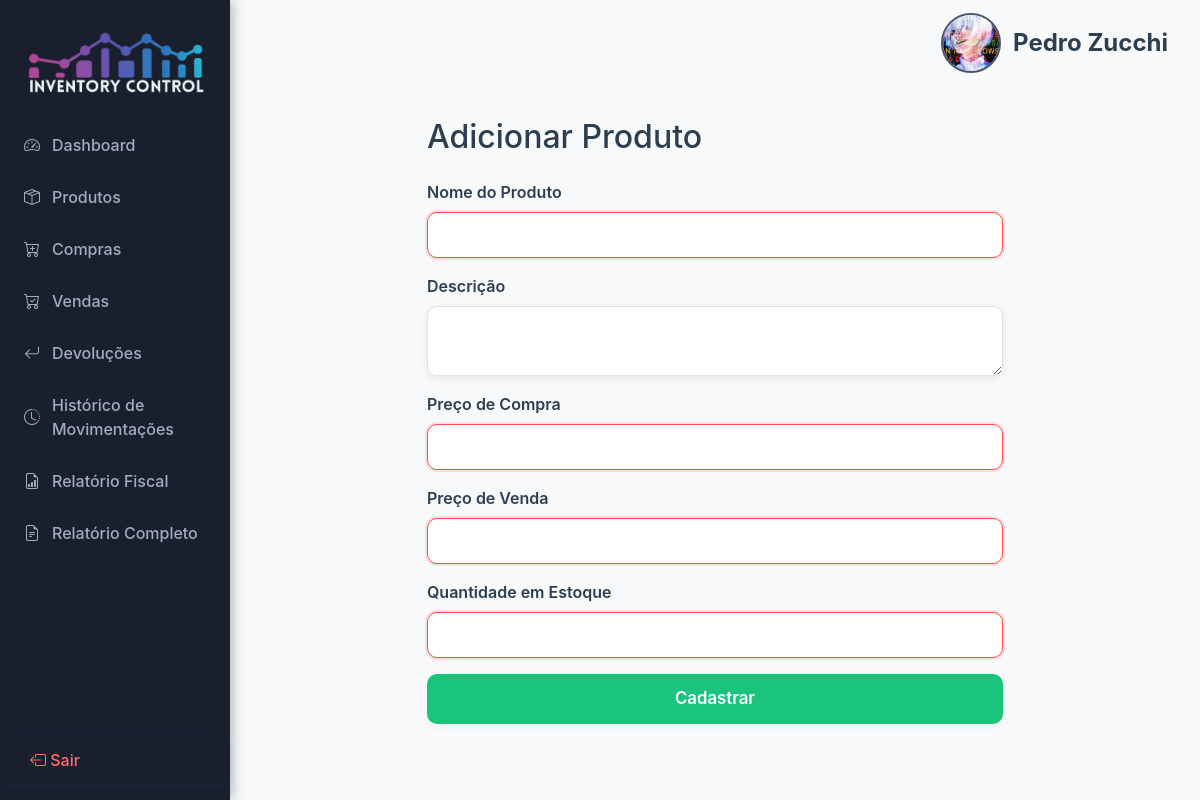
The app's page /adicionar (signed in) with its own data.
### models/usuario.py (models this page shows, shortened)
class Usuario(UserMixin, db.Model):
    __tablename__ = 'usuario'
    id = db.Column(db.Integer, primary_key=True)
    nome = db.Column(db.String(150), nullable=False)
    email = db.Column(db.String(150), unique=True, nullable=False)
    senha_hash = db.Column(db.String(128), nullable=False)
    role = db.Column(db.String(50), default='usuario')
    foto_perfil = db.Column(db.String(255), nullable=True, default=None)

### app.py (the view, shortened to what this page needs)
@app.route('/adicionar', methods=['GET', 'POST'])
@login_required
def adicionar_produto():
    form = CadastroProdutoForm()
    return render_template('add_product.html', form=form)

### forms_type/cadastro_produto_form.py
class CadastroProdutoForm(FlaskForm):
    nome = StringField('Nome do Produto', validators=[DataRequired()])
    descricao = TextAreaField('Descrição')
    preco_compra = DecimalField('Preço de Compra', validators=[DataRequired(), NumberRange(min=0)])
    preco_venda = DecimalField('Preço de Venda', validators=[DataRequired(), NumberRange(min=0)])
    quantidade_estoque = IntegerField('Quantidade em Estoque', validators=[DataRequired(), NumberRange(min=0)])
    submit = SubmitField('Cadastrar')

### app.py (called while the page is built)
@login_manager.user_loader
def load_user(user_id):
    return db.session.get(Usuario, int(user_id))

@app.context_processor
def inject_alertas_fiscais():
    alertas = []
    vendas = Movimentacao.query.filter_by(tipo='venda').order_by(Movimentacao.data.desc()).limit(20).all()
    for venda in vendas:
        produto = Produto.query.get(venda.produto_id)
        if venda.valor_unitario < produto.preco_compra:
            alertas.append(f"Venda do produto '{produto.nome}' abaixo do custo em {venda.data.strftime('%d/%m/%Y')}")
    return dict(alertas_fiscais=alertas)

### templates/add_product.html (shortened to what this page needs)
{% extends 'base.html' %}
{% block content %}
<div class="container mt-5" style="max-width: 600px;">
    <h2 class="mb-4">Adicionar Produto</h2>
    <form method="POST">
        <div class="mb-3">
            {{ form.nome.label(class="form-label") }}
            {{ form.nome(class="form-control") }}
        </div>
        <div class="mb-3">
            {{ form.descricao.label(class="form-label") }}
            {{ form.descricao(class="form-control") }}
        </div>
        <div class="mb-3">
            {{ form.preco_compra.label(class="form-label") }}
            {{ form.preco_compra(class="form-control") }}
        </div>
        <div class="mb-3">
            {{ form.preco_venda.label(class="form-label") }}
            {{ form.preco_venda(class="form-control") }}
        </div>
        <div class="mb-3">
            {{ form.quantidade_estoque.label(class="form-label") }}
            {{ form.quantidade_estoque(class="form-control") }}
        </div>
        <div class="mb-3">
            {{ form.submit(class="btn btn-success w-100") }}
        </div>
    </form>
</div>
{% endblock %}

### templates/base.html (shortened to what this page needs)
<!DOCTYPE html>
<html lang="pt-br">
<head>
    <link rel="stylesheet" href="https://cdn.jsdelivr.net/npm/bootstrap@5.3.2/dist/css/bootstrap.min.css">
    <link rel="stylesheet" href="https://cdn.jsdelivr.net/npm/bootstrap-icons@1.11.3/font/bootstrap-icons.css">
    <link rel="stylesheet" href="{{ url_for('static', filename='css/custom.css') }}">
</head>
<body>
    {% if current_user.is_authenticated %}
    <div class="sidebar">
        <div class="logo" style="text-align:center; padding-bottom: 0;">
            <img src="{{ url_for('static', filename='img/logoinventory.png') }}" alt="Logo" style="max-width: 180px; max-height: 120px; display: block; margin: 0 auto 8px auto;">
        </div>
        <nav style="position: relative;">
            <a href="{{ url_for('index') }}" class="{% if request.endpoint == 'index' %}active nav-current{% endif %}"><i class="bi bi-speedometer2"></i> Dashboard</a>
            <a href="{{ url_for('listar_produtos') }}" class="{% if request.endpoint == 'listar_produtos' %}active nav-current{% endif %}"><i class="bi bi-box-seam"></i> Produtos</a>
            <a href="{{ url_for('registrar_movimentacao', tipo='compra') }}" class=""><i class="bi bi-cart-plus"></i> Compras</a>
            <a href="{{ url_for('registrar_movimentacao', tipo='venda') }}" class=""><i class="bi bi-cart-check"></i> Vendas</a>
            <a href="{{ url_for('listar_devolucoes') }}" class="{% if request.endpoint == 'listar_devolucoes' %}active nav-current{% endif %}"><i class="bi bi-arrow-return-left"></i> Devoluções</a>
            <a href="{{ url_for('listar_movimentacoes') }}" class="{% if request.endpoint == 'listar_movimentacoes' %}active nav-current{% endif %}"><i class="bi bi-clock-history"></i> Histórico de Movimentações</a>
            <a href="{{ url_for('relatorio_fiscal') }}" class="{% if request.endpoint == 'relatorio_fiscal' %}active nav-current{% endif %}"><i class="bi bi-file-earmark-bar-graph"></i> Relatório Fiscal</a>
            <a href="{{ url_for('relatorio_geral_completo') }}" class="{% if request.endpoint == 'relatorio_geral_completo' %}active nav-current{% endif %}"><i class="bi bi-file-earmark-text"></i> Relatório Completo</a>
        </nav>
        <form action="{{ url_for('logout') }}" method="post" class="mt-auto">
            <button type="submit" class="logout"><i class="bi bi-box-arrow-left"></i> Sair</button>
        </form>
    </div>
    <div class="main" style="margin-left:230px; min-height:100vh;">
        <div class="topbar" style="position:relative;">
            <div style="position:absolute; right:32px; top:50%; transform:translateY(-50%);">
                <div class="user">
                    <a href="{{ url_for('editar_conta') }}" class="d-flex align-items-center text-decoration-none" style="gap: 12px; color: inherit;">
                        <img src="{{ url_for('static', filename=current_user.foto_perfil) if current_user.is_authenticated and current_user.foto_perfil else 'https://ui-avatars.com/api/?name=' + (current_user.nome if current_user.is_authenticated else 'Usuário') }}" class="avatar" alt="Avatar">
                        <div>
                            <div class="name">{{ current_user.nome if current_user.is_authenticated else 'Visitante' }}</div>
                        </div>
                    </a>
                </div>
            </div>
        </div>
        <div class="container-fluid mt-4">
        {% block content %}{% endblock %}
        </div>
    </div>
    {% endif %}
</body>
</html>

### static/css/custom.css (style rules this page uses)
body { background: #f8f9fa; font-family: 'Inter', 'Segoe UI', Arial, sans-serif; color: #2c3e50; margin: 0; }
.sidebar { position: fixed; left: 0; top: 0; width: 230px; height: 100vh; background: #1a1f2e; color: #fff; display: flex; flex-direction: column; z-index: 100; box-shadow: 2px 0 12px 0 rgba(0,0,0,0.3); }
.sidebar .logo { font-size: 1.4rem; font-weight: bold; padding: 32px 24px 16px 24px; letter-spacing: 1px; color: #fff; }
.sidebar nav { flex: 1; display: flex; flex-direction: column; gap: 4px; margin-top: 16px; }
.sidebar nav a { color: #a0aec0; text-decoration: none; padding: 12px 24px; border-radius: 8px; display: flex; align-items: center; gap: 12px; font-size: 1rem; transition: background 0.2s, color 0.2s; font-weight: 500; }
.sidebar .logout { margin: 24px 0 16px 0; padding: 12px 24px; color: #ff6b6b; background: none; border: none; text-align: left; width: 100%; font-size: 1rem; cursor: pointer; font-weight: 500; }
.topbar { margin-left: 230px; height: 70px; background: transparent !important; display: flex; align-items: center; padding: 0 32px; box-shadow: none !important; position: sticky; top: 0; z-index: 10; border-bottom: none !important; }
.topbar .user { display: flex; align-items: center; gap: 12px; background: transparent !important; padding: 0 !important; border: none !important; margin-top: 16px; }
.topbar .user .avatar { width: 60px; height: 60px; border-radius: 50%; object-fit: cover; border: 2px solid #4a5568; }
.topbar .user .name { font-weight: 700; font-size: 1.5rem; color: #2c3e50; }
.btn { border-radius: 8px; font-weight: 500; padding: 8px 20px; font-size: 1rem; border: none; transition: all 0.2s; cursor: pointer; }
.btn-success { background: #1bc47d; color: #fff; border: 2px solid #1bc47d; }
.form-control { background: #ffffff !important; border: 1px solid #dee2e6 !important; color: #2c3e50 !important; border-radius: 8px; padding: 10px 12px; }
.form-control::placeholder { color: #6c757d !important; }
.form-label { color: #2c3e50 !important; font-weight: 600; }
.container, .container-fluid, .main { background: #f8f9fa !important; }
input[type="text"], input[type="password"], input[type="email"], input[type="number"], textarea, select, .form-control { background: #ffffff !important; color: #2c3e50 !important; border: 1.5px solid #dee2e6 !important; border-radius: 10px !important; padding: 10px 14px !important; font-size: 1rem; box-shadow: 0 2px 8px rgba(0,0,0,0.08); transition: border 0.2s, box-shadow 0.2s; }
input[type="text"]::placeholder, input[type="password"]::placeholder, input[type="email"]::placeholder, textarea::placeholder, .form-control::placeholder { color: #6c757d !important; opacity: 1; }
input:required:invalid, select:required:invalid, textarea:required:invalid { border-color: #ff4d4f !important; box-shadow: 0 0 0 2px rgba(255,77,79,0.15) !important; }
.btn, button, input[type="submit"], input[type="button"] { border-radius: 10px !important; font-weight: 600; padding: 10px 28px !important; font-size: 1.05rem; border: 2px solid transparent !important; transition: all 0.2s; box-shadow: 0 2px 8px rgba(30,136,229,0.08); outline: none !important; }
.btn-success { background: #1bc47d !important; color: #fff !important; border: 2px solid #1bc47d !important; }

### records on screen
Usuario: foto_perfil (picture), nome "Pedro Zucchi"
